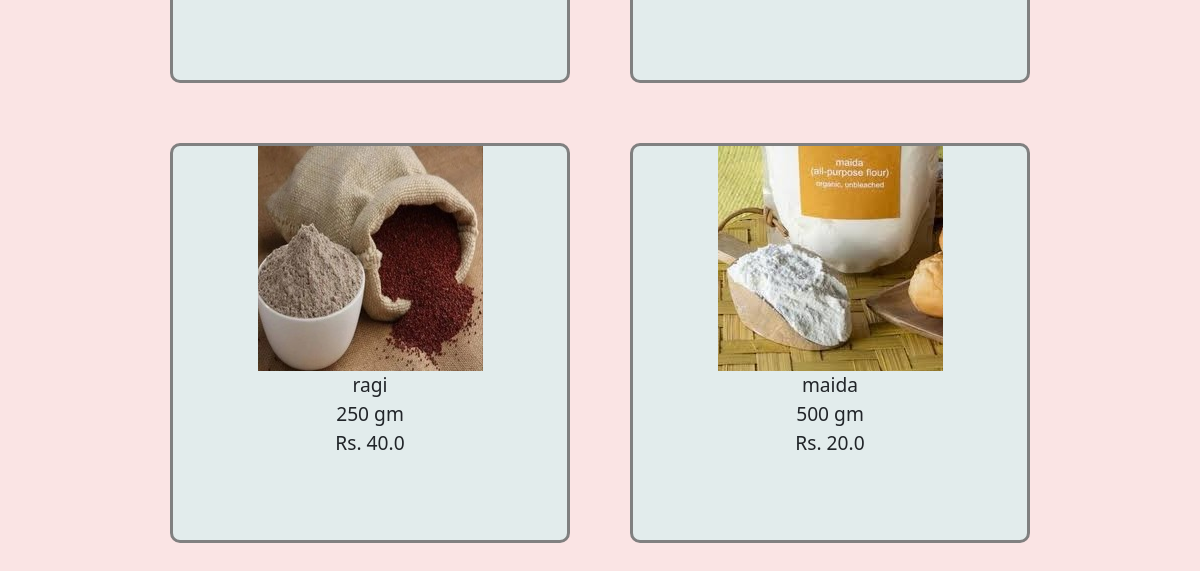
The app's page /fsearch?category=wheat+and+bread (lower part), older data.
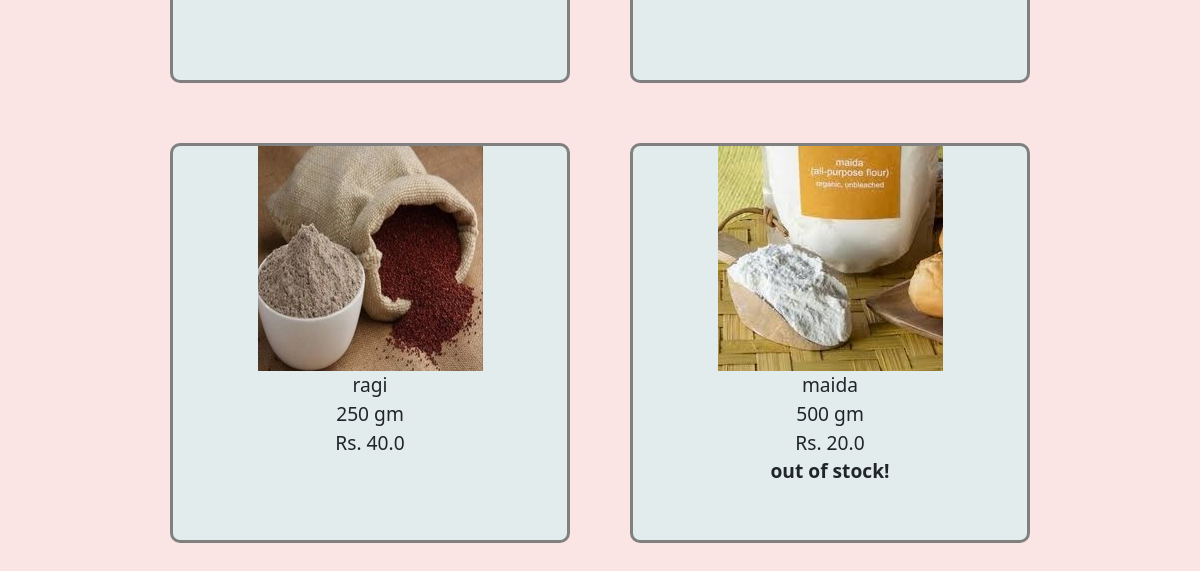
The same page, newer data.
### application/models.py (models this page shows)
class prod(db.Model):
    id=db.Column(db.Integer(),primary_key=True)
    catid = db.Column(db.Integer(), db.ForeignKey('cat.id',name='fkpc'), nullable=False)
    pname=db.Column(db.String(length=30),nullable=False,unique=True)
    price = db.Column(db.Float, nullable=False)
    unit=db.Column(db.String(length=15),nullable=False)
    qty=db.Column(db.Integer(),nullable=False,default=0)
    stock=db.Column(db.Integer(),nullable=False,default=20)
    sold=db.Column(db.Integer(),nullable=False,default=0)
    offer=db.Column(db.Float(),nullable=False)

### application/controllers.py (the view, shortened to what this page needs)
@app.route('/fsearch',methods=['GET','POST'])
def fsearch():
    dropcat=cat.query.all()
    d={}
    if current_user.is_authenticated:
     for i in current_user.cart:
        d[i.Pid]=i.no
    fp = prod.query.all()
    cats=cat.query.all()
    ocn={}
    for i in fp:
        ocn[i.id]=cat.query.filter(cat.id==i.catid).first().cname
    m=False
    product=request.args.get('search')
    if product:
        query = "%"+product+"%"
        fp=prod.query.filter(prod.pname.like(query)).all()
        return render_template('fsearch.html',products=fp,cate=dropcat,ocn=ocn,d=d)
    category = request.args.get('category')
    price = request.args.get('price')
    expiry = request.args.get('expiry')
    m=False
    if category:
        cate=cat.query.filter(cat.cname.like(category)).first()
        if cate:
            cid=cate.id
            fp = prod.query.filter(prod.catid==cid)
            m=True
        else:
            return render_template('fsearch.html',products=None)
    if expiry:
        fp = [p for p in fp if p.expiry<=expiry]
        m=True
    if not m:
        return render_template('fsearch.html',products=None)
    return render_template('fsearch.html', products=fp,cate=cats,d=d,ocn=ocn)

### templates/fsearch.html (shortened to what this page needs)
{%extends 'base.html'%}
{%block content%}
<div class="blockcontent">
{%if products%}
<div class="fscont">
{%for j in products%}
<div class="prod">
<div class="pic"><img src="{{ url_for('static', filename='images/prod/'+ j.pname+'.jpeg') }}" alt="product img"></div>
<div class="name">{{j.pname}}</div>
<div class="paq">
    {{j.qty}}
    {{j.unit}}
</div>
{%if j.offer>0 and j.stock>0%}
<div class="price"><s>Rs. {{j.price}}</s></div>
<div class="op">Offer Price : Rs. {{j.price*(1-j.offer/100)}}</div>
{%else%}
<div class="price">Rs. {{j.price}}</div>
{%endif%}
{%if current_user.is_authenticated%}
{% if j.stock>0 and current_user.role=="User"%}
<div class="atc">
    <div class="button1">
    <form action="{{ url_for('modifycart', prodid=j.id) }}" method="post">
        <button class="btn" type="submit" name="action" value="add">
            ADD
        </button>
    </form>
    </div>
    {%if j.id in d and d[j.id]%}
    <div class="button2">
    <form action="{{ url_for('modifycart', prodid=j.id) }}" method="post">
        <button class="btn" type="submit" name="action" value="remove">
            REMOVE
        </button>
    </form>
    </div>
    <div class="qty">{{ d[j.id]}}</div>
    {%endif%}
</div>
{% elif j.stock<=0 and current_user.role=="User"%}
    <div class="oof"><strong>out of stock!</strong></div>
    {%elif current_user.role=='manager'%}
    {%if j.stock<=0%}
    <div class="oof"><strong>out of stock!</strong></div>
    {%endif%}
            <a href="{{ url_for('managecat', prodname=j.pname,qty=j.qty,unit=j.unit,price=j.price,stock=j.stock,cat=ocn[j.id],offer=j.offer) }}">
                <button class="btn btn-block-lg btn-primary">
                    edit
                </button>
            </a>
    {%endif%}
    {%else%}
       {%if j.stock<=0%}
        <div class="oof"><strong>out of stock!</strong></div>
       {%endif%}
    {%endif%}
    </div>
    {%endfor%}
</div>
{%else%}
<span><b>Sorry,No such product :/<b></span>
{%endif%}
</div>
{%endblock%}

### templates/base.html (shortened to what this page needs)
<!doctype html>
<html lang="en">
   <head>
      <link href="https://cdn.jsdelivr.net/npm/bootstrap@5.3.1/dist/css/bootstrap.min.css" rel="stylesheet">
      <link href="https://cdn.jsdelivr.net/npm/bootstrap-icons@1.10.5/font/bootstrap-icons.min.css" rel="stylesheet">
      <link rel="stylesheet" href="static/css/hp.css">
      <link rel="stylesheet" href="static/css/fs.css">
      <link rel="stylesheet" href="static/css/base.css">
      <link rel="stylesheet" href="static/css/cart.css">
      <link rel="stylesheet" href="static/css/man.css">
   </head>
   <body>
            {%block content%}
            {% endblock %}
   </body>
</html>

### static/css/hp.css (style rules this page uses)
.blockcontent { margin-top: 60px; }

### static/css/fs.css (style rules this page uses)
.fscont { display: flex; flex-wrap: wrap; justify-content: center; }
.fscont .prod { border: 3px solid grey; margin: 30px; width: 400px; height: 400px; text-align: center; border-radius: 10px; background-color: rgb(226, 236, 236); font-size:larger; }

### static/css/base.css (style rules this page uses)
html { scroll-behavior: smooth; }

### templates/base.html (style rules this page uses)
body { background-color: rgb(250, 228, 228); }

Row changes from the older to the newer data that the page shows:
changed prod "maida": now shows "out of stock!"
